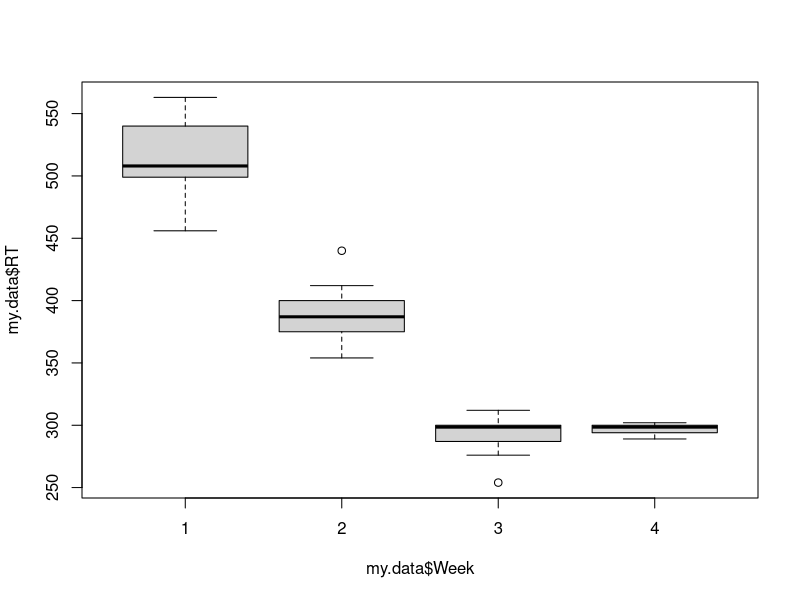

The R source for this figure: (Note: this script raises an error after producing the figure.)
my.data = read.table('samplermdata.txt')
names(my.data) = c('Subject', 'Week', 'RT')
my.data$Subject = factor(my.data$Subject)
my.data$Week = factor(my.data$Week)
plot(my.data$RT~my.data$Week)

library('emmeans')
myRMANOVA = aov(RT~Week + Error(Subject/Week), data = my.data)
print(summary(myRMANOVA))
weekContrast = emmeans(myRMANOVA, "Week")
poly = contrast(weekContrast, 'poly')
print(poly)

#Significant repeated measures ANOVA
#Significant linear and quadratic trends
